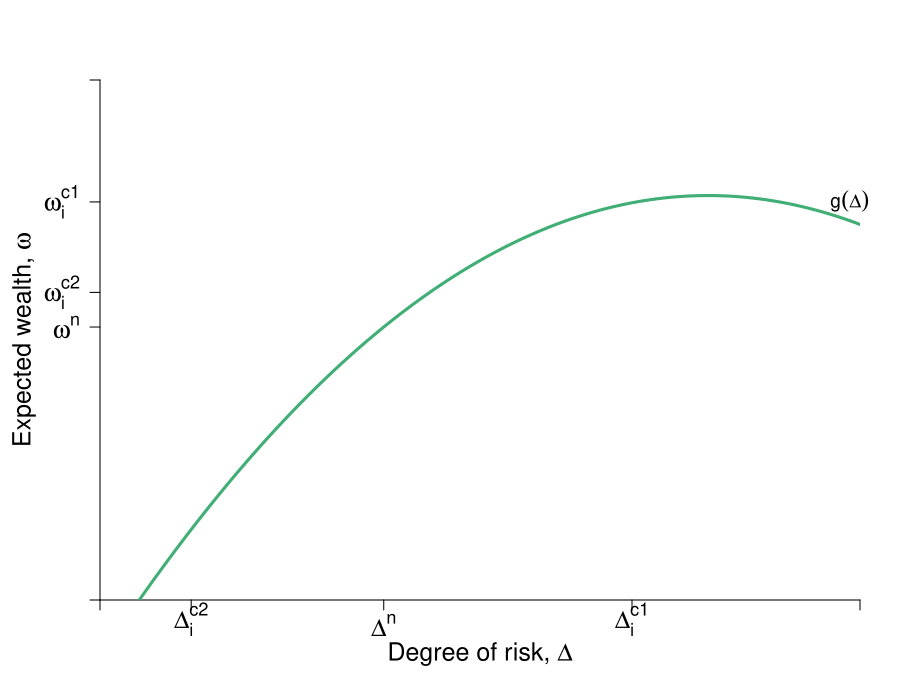

This chart was generated by the following R code:
#Graph Designer: Simon Halliday & Madeleine Wettach '20
#Authors: Bowles, Foley and Halliday
#Title: Microeconomics: Competition, Conflict and Coordination

require(shape)
library(pBrackets)
pdf(file = "risk/step_by_step_graphs_4/risk_return_insurance_step1.pdf", width = 9, height = 7)

#Set parameters for graphics
axislabelsize <- 1.5
labelsize <- 1.2
graphlinewidth <- 3
segmentlinewidth <- 2
a <- c(2, 4, 6)


COL <- c("#7fc97f", "#beaed4", "#fdc086", "#ffff99", "#386cb0", "#f0027f", "#bf5b17", "#666666")
COLA <- c("#e0f3db", "#99d8c9","#66c2a4","#41ae76", "#238b45", "#005824")
COLB <- c("#c6dbef", "#4eb3d3", "#2b8cbe", "#0868ac","#084081")
COLC <- c("#fcfbfd", "#efedf5", "#dadaeb", "#bcbddc", "#9e9ac8", "#807dba", "#6a51a3", "#54278f", "#3f007d")

par(mar =  c(5, 5, 4, 2))
xlims <- c(0, 15)
ylims <- c(0, 18)

riskreturn <- function(g, int1 = 14, int2 = 4, coeff = 1/3){
  int1 - (int2 - (coeff)*g)^2
}

uA <- function(omega, g, slope = 0.5){
  omega + omega*g  - slope*g^2
}

indiffA <- function(g, intercept = 3, slope = 0.125){
  intercept  + slope*g^2
}

insurance <- function(g, intercept = 10, slope = 0.36){
  intercept  + slope*g
}

#Plot command 
plot(0, 0, xlim = xlims, ylim = ylims, 
     type = "n",
     xlab = expression(paste("")),
     ylab = expression(paste("")), 
     axes = FALSE,
     cex.lab = axislabelsize, 
     bty = "n", 
     xaxs="i", 
     yaxs="i"
)


#Customize ticks and labels for the plot
ticksy <- c(0,  riskreturn(g = 5.6), insurance(g = 1.8), insurance(g = 10.5), ylims[2])
ylabels <- c(NA, expression(paste(omega^n)), expression(paste(omega[i]^{c2})), expression(paste(omega[i]^{c1})), NA)
ticksx <- c(0, 1.8, 5.6, 10.5, xlims[2])
xlabels <- c(NA, expression(paste(Delta[i]^{c2})), expression(paste(Delta^n)), expression(paste(Delta[i]^{c1})), NA)

axis(1, at = ticksx, pos = 0, labels = xlabels, cex.axis = axislabelsize)
axis(2, at = ticksy, pos = 0, labels = ylabels, las = 1, cex.axis = axislabelsize)
mtext(expression(paste("Degree of risk, ", Delta)), side=1, line = 2.5, cex = axislabelsize)
text(xlims[1] - 1.5, ylims[2] - 0.5*(ylims[2] - ylims[1]), expression(paste("Expected wealth, ", omega)), xpd = TRUE, cex = axislabelsize, srt = 90) 


npts <- 500 
xx1 <- seq(xlims[1], xlims[2], length.out = npts)
lines(xx1, riskreturn(xx1, int1 = 14, int2 = 4, coeff = 1/3), col = COLA[4], lwd = graphlinewidth, lty = 1)
#lines(xx1, insurance(xx1), col = COL[3], lwd = graphlinewidth, lty = 1)
#lines(xx1, insurance(xx1, intercept = 7.4), col = COL[3], lwd = segmentlinewidth, lty = 2)
##lines(xx1, indiffA(xx1, intercept = 5.6), col = COLB[4], lwd = graphlinewidth, lty = 1)
#lines(xx1, indiffA(xx1, intercept = 7.75, slope = 0.115), col = COLB[4], lwd = graphlinewidth, lty = 1)
##lines(xx1, indiffA(xx1, intercept = 10.35, slope = 0.1), col = COLB[4], lwd = graphlinewidth, lty = 1)


####cut
#Add points a, b, c and c
#segments(5.6, 0, 5.6, riskreturn(g = 5.6), lty = 2, col = "gray", lwd = segmentlinewidth)
#segments(0, riskreturn(g = 5.6), 5.6, riskreturn(g = 5.6), lty = 2, col = "gray", lwd = segmentlinewidth)
#points(5.6, riskreturn(g = 5.6), pch = 16, col = "black", cex = 1.5)
#text(5.6 + 0.25, riskreturn(g = 5.6) - 0.3, expression(n), cex = labelsize)


##segments(10.5, 0, 10.5, riskreturn(g = 10.5) , lty = 2, col = "gray", lwd = segmentlinewidth)
##segments(0, riskreturn(g = 10.5) , 10.5, riskreturn(g = 10.5) , lty = 2, col = "gray", lwd = segmentlinewidth)

#points(10.5, riskreturn(g = 10.5) , pch = 16, col = "black", cex = 1.5)
#text(12 + 0.25, riskreturn(g = 12) - 0.3, expression(d), cex = labelsize)

####cut
#segments(0, insurance(g = 1.8), 10.5, insurance(g = 1.8), lty = 2, col = "gray", lwd = segmentlinewidth)
#segments(1.8, 0, 1.8, insurance(g = 1.8), lty = 2, col = "gray", lwd = segmentlinewidth)
#points(1.8, insurance(g = 1.8) , pch = 16, col = "black", cex = 1.5)
#text(1.8, insurance(g = 1.8) + 0.6, expression(paste(c^2)), cex = labelsize)



#points(10.5, riskreturn(g = 10.5) , pch = 16, col = "black", cex = 1.5)
#text(10.5, riskreturn(g = 10.5) + 0.6, expression(paste(c^1)), cex = labelsize)

#brackets(x1 = 10.7, y1 = riskreturn(10.5)  - 0.1, 
#         x2 = 10.7, y2 = insurance(1.8),  
#         ticks = 0.5, curvature = 0.5, type = 1, h = 0.5,
#         col = "black", lwd = 1, lty = 1, xpd = TRUE)
#text(11.7, 12.1, expression(paste(p%.%i == phantom())), xpd = TRUE, cex = labelsize)
#text(13, 12.3, expression(paste("insurance")), xpd = TRUE, cex = labelsize)
#text(13, 11.7, expression(paste("premium")), xpd = TRUE, cex = labelsize)

#Arrows(5.8, 3, 10.2, 3, 
#       col = "black", lty = 2, lwd = 2, arr.type = "triangle", 
#       arr.lwd = 0.5, code = 2)
#text(8.05, 4, expression(paste("Increased risk-taking")), xpd = TRUE)
#text(8.05, 3.5, expression(paste("due to insurance")), xpd = TRUE)


#Arrows(10.4, 2, 2, 2, 
#       col = "black", lty = 1, lwd = 2, arr.type = "triangle", 
#       arr.lwd = 0.5, code = 2)
#text(3.75, 1.55, expression(paste("Decreased")), xpd = TRUE)
#text(3.75, 1, expression(paste("risk exposure")), xpd = TRUE)
#text(3.75, 0.5, expression(paste("due to insurance, i")), xpd = TRUE)

####cut
#text(14, 16.2, expression(paste("insurance")), xpd = TRUE)
#text(14, 15.6, expression(paste("contract")), xpd = TRUE)


#Label risk return schedule
text(14.8, 13.8, expression(paste(g(Delta))), cex = labelsize, xpd = TRUE)

###cut
#Label value functions
#text(9.9, 17, expression(u[1]), cex = labelsize)
#text(7.6, 17, expression(u[3]), cex = labelsize)

###cut
#Frame for comment
#segments(1.4, 17.7, 4.6, 17.7, lty = 1, col = "black", lwd = segmentlinewidth)
#segments(1.4, 17.7, 1.4, 14.5, lty = 1, col = "black", lwd = segmentlinewidth)
#segments(4.6, 14.5, 4.6, 17.7, lty = 1, col = "black", lwd = segmentlinewidth)
#segments(1.4, 14.5, 4.6, 14.5, lty = 1, col = "black", lwd = segmentlinewidth)


#text(3, 17.3, expression(paste("Insurance increases")), xpd = TRUE)
#text(3, 16.7, expression(paste("risk-taking,")), xpd = TRUE)
#text(3, 16.1, expression(paste("reduces risk")), xpd = TRUE)
#text(3, 15.5, expression(paste("exposure and ")), xpd = TRUE)
#text(3, 14.9, expression(paste("maximizes utility ")), xpd = TRUE)


dev.off()
